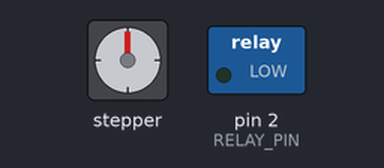
This sketch was run on a simulated Arduino Uno, built with avr-gcc and run on an emulated ATmega328P. On the bench: stepper motor, switched loads named in the sketch (green lamp = pin HIGH). Wiring (inferred from the names in the program): stepper motor driver (200 steps per turn assumed): step pin 3; direction pin 4. Pins used as bus, display or sensor lines are not drawn.

Above: at 0.05 s.
At 3.4 s:
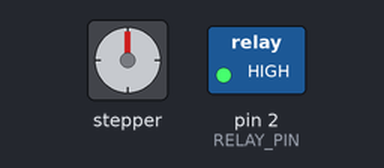
At 5.05 s:
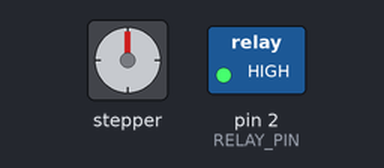
At 6.75 s:
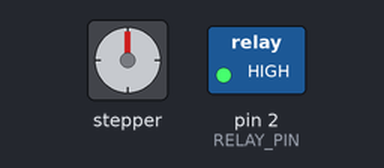
Timing chart, 0 to 8.8 s (numbered marks = the images above):
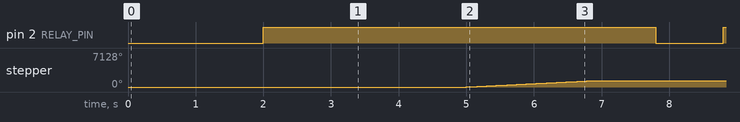

The sketch:

small_prototype_system_code_70rpm_withattraction.ino
```cpp
#define STEP_PIN 3 // Arduino pin connected to STEP
#define DIR_PIN 4 // Arduino pin connected to DIR
#define RELAY_PIN 2 // Arduino pin connected to 5V relay

// Stepper motor variables
// const unsigned long STEP_INTERVAL = 1254; // For ~70 RPM vref= 0.64 V

// Previous RPM settings:
// const unsigned long STEP_INTERVAL = 3000; // For ~29.27 RPM (original, 2.05s per revolution)
// const unsigned long STEP_INTERVAL = 439;  // For ~200 RPM vref= 0.64V (over speed and noise produce)
// const unsigned long STEP_INTERVAL = 585;  // For ~150 RPM vref=0.64V (Motor stpos inbetween)
// bool stepState = LOW;
// unsigned long lastStepTime = 0;

// --- New variables for Acceleration Ramp ---
// const unsigned long minStepInterval = 1254;     // Target interval for max speed (~70 RPM)
// const unsigned long initialStepInterval = 4000;   // Starting interval (slow speed)
// const unsigned long accelerationStep = 10;      // How much to decrease the interval by each step (controls acceleration rate)
// unsigned long currentStepInterval;              // The current step interval, which will change over time

void setup() {
  // Initialize pins. This part runs only once.
  pinMode(STEP_PIN, OUTPUT);
  pinMode(DIR_PIN, OUTPUT);
  pinMode(RELAY_PIN, OUTPUT);

  // Initial state for motor pins
  digitalWrite(DIR_PIN, HIGH); // Set direction to clockwise
  digitalWrite(STEP_PIN, LOW); // Initialize step pin
}

void loop() {
  // This entire sequence will now repeat continuously.

  // --- New Sequence Logic ---

  // 1. Turn relay ON for 1 second, then OFF
  delay(1000); // after first time relay on & this is from the second cycle
  digitalWrite(RELAY_PIN, LOW); // Turn relay ON (assuming active low)
  delay(1000); // Wait for 1 second
  digitalWrite(RELAY_PIN, HIGH); // Turn relay OFF

  // 2. Wait for 3 seconds
  delay(3000);

  // 3. Run motor for 3.56 full rotations and stop
  // NOTE: A standard stepper motor is 200 steps/revolution.
  // If you use microstepping, you must multiply this number.
  // (e.g., 16x microstepping = 200 * 16 = 3200 steps).
  const int totalSteps = 712; // This is 200 steps/rev * 3.56 revolutions
  // const int stepsPerRevolution = 200;

  // Each step requires a HIGH and a LOW pulse, so we loop twice the number of steps.
  for (int i = 0; i < totalSteps * 2; i++) {
  // for (int i = 0; i < stepsPerRevolution * 2; i++) {
    digitalWrite(STEP_PIN, !digitalRead(STEP_PIN)); // Toggle the step pin to create a pulse
    delayMicroseconds(1254); // This delay controls the speed (~70 RPM)
  }

  // After this, the loop() function will start again from the top.
}
```

Measured:
- by itself, pin 2 (RELAY_PIN): alternates HIGH for 5.8 s and LOW for 1.0 s
- by itself, stepper: turns 1281° clockwise in 1.8 s, repeating every 6.8 s
